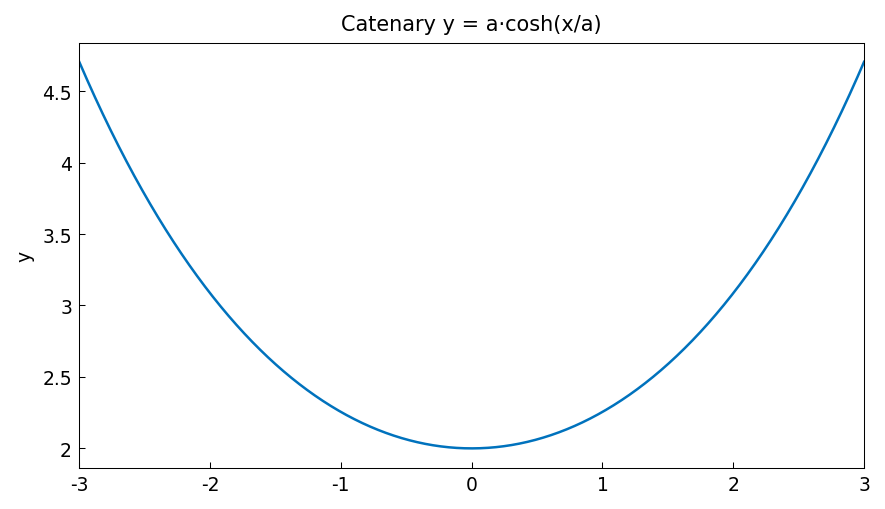

This figure's Python source:
"""Catenary: shape of a hanging chain.

Verifies properties of the catenary y = a*cosh(x/a):
- ODE: y'' = y/a (the catenary equation)
- Arc length formula: s = 2*a*sinh(L/a)
- Minimum height at x = 0 equals a

Credit: Inspired by Chebfun opt/Catenary.m.
Original MATLAB Chebfun: Copyright 2017 by The University of Oxford and
The Chebfun Developers. See https://www.chebfun.org/ for Chebfun information.
"""
import os

os.environ.setdefault("XLA_PYTHON_CLIENT_PREALLOCATE", "false")

import matplotlib

matplotlib.use("Agg")
import os
import sys

import jax.numpy as jnp
import matplotlib.pyplot as plt

sys.path.insert(0, os.path.join(os.path.dirname(__file__), '..', '..', 'src'))

import chebfunjax as cj
from chebfunjax.plotting import chebfun_style

chebfun_style()

from chebfunjax.plotting import plot


def run():
    print("=" * 60)
    print("Catenary: shape of a hanging chain")
    print("=" * 60)

    a = 2.0
    dom = (-3.0, 3.0)
    y = cj.chebfun(lambda x: a * jnp.cosh(x / a), domain=dom)
    yp = y.diff()     # y'
    ypp = y.diff(2)   # y''

    # Check ODE: y'' = (1/a)*cosh(x/a) = y/a^2
    # (y = a*cosh(x/a), y'' = (1/a)*cosh(x/a) = y/a^2)
    x_test = jnp.linspace(-3.0, 3.0, 200)
    ode_residual = ypp(x_test) - (1.0/a**2) * y(x_test)
    max_ode_err = float(jnp.max(jnp.abs(ode_residual)))
    print(f"\ny = {a}*cosh(x/{a}):")
    print(f"  ||y'' - y/{a}^2||_inf = {max_ode_err:.2e}")
    assert max_ode_err < 1e-12

    # Arc length: s = 2*a*sinh(L/a)
    L = 3.0
    arc_integrand = cj.chebfun(lambda x: jnp.sqrt(1.0 + yp(x)**2), domain=dom)
    arc_length = float(arc_integrand.sum())
    arc_exact = 2.0 * a * float(jnp.sinh(jnp.array(L / a)))
    print(f"  Arc length from -{L} to {L}: {arc_length:.12f}")
    print(f"  Exact: 2a*sinh({L}/{a}) = {arc_exact:.12f}")
    print(f"  Error: {abs(arc_length - arc_exact):.2e}")
    assert abs(arc_length - arc_exact) < 1e-10

    # Minimum height at x = 0 is a
    y0 = float(y(jnp.array(0.0)))
    print(f"\n  y(0) = {y0:.12f}  (exact: a = {a})")
    assert abs(y0 - a) < 1e-12

    # Center of mass height
    cm_numerator = cj.chebfun(
        lambda x: a * jnp.cosh(x / a) * jnp.sqrt(1.0 + jnp.sinh(x / a)**2),
        domain=dom
    )
    cm_height = float(cm_numerator.sum()) / arc_length
    print(f"\n  Center of mass height (catenary): {cm_height:.12f}")
    # Center of mass should be above the minimum (y0 = a)
    assert cm_height > a

    # --- Plots -------------------------------------------------------
    _here = os.path.dirname(os.path.abspath(__file__))
    fig, ax = plot(y, title="Catenary y = a·cosh(x/a)", ylabel="y")
    fig.savefig(os.path.join(_here, "catenary.png"),
                dpi=150, bbox_inches="tight")
    plt.close(fig)

    print("\nAll assertions passed.")
    return True

if __name__ == "__main__":
    run()
